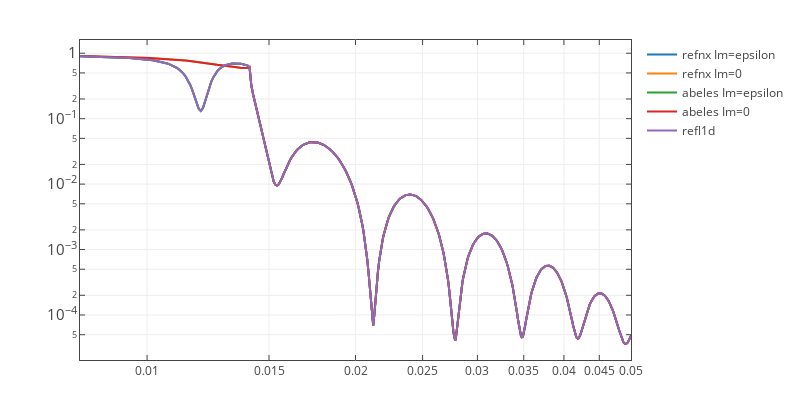

Notebook code for this chart:
### Code cell
plot_utils.plot1d([[q, r_nx], [q, r_nx_zero], [q, r_1d_abeles], [q, r_1d_abeles_zero], [q, r_1d]],
                  data_names=['refnx Im=epsilon', 'refnx Im=0', 'abeles Im=epsilon', 'abeles Im=0', 'refl1d'],
                  y_log=True, x_log=True)

### Figure 1 — Plotly figure (JSON) as saved in the notebook; plotly's stock layout.template omitted (floating-point values rounded to 4 significant figures; data arrays with more than 128 entries replaced by an {"elided": "..."} marker saying what was removed)
{"data": [{"name": "refnx Im=epsilon", "type": "scatter", "uid": "29c2c3d3-3beb-4efb-ac72-ac393582c0b7", "x": {"elided": "500 float values"}, "y": {"elided": "500 float values"}}, {"name": "refnx Im=0", "type": "scatter", "uid": "6479b733-4076-4c41-a1cd-238dc5803873", "x": {"elided": "500 float values"}, "y": {"elided": "500 float values"}}, {"name": "abeles Im=epsilon", "type": "scatter", "uid": "8065364a-78c2-424c-ba85-d78a2689e648", "x": {"elided": "500 float values"}, "y": {"elided": "500 float values"}}, {"name": "abeles Im=0", "type": "scatter", "uid": "4aa95ae9-a57c-432f-ba82-44f2099a08e3", "x": {"elided": "500 float values"}, "y": {"elided": "500 float values"}}, {"name": "refl1d", "type": "scatter", "uid": "7f6f2703-8369-423b-a44e-3fc6d90b41b8", "x": {"elided": "500 float values"}, "y": {"elided": "500 float values"}}], "layout": {"autosize": true, "bargap": 0, "height": 400, "hovermode": "closest", "margin": {"b": 40, "l": 80, "r": 40, "t": 40}, "showlegend": true, "width": 800, "xaxis": {"exponentformat": "power", "mirror": "all", "showexponent": "all", "showgrid": true, "showline": true, "ticks": "inside", "title": {"text": ""}, "type": "log", "zeroline": false}, "yaxis": {"exponentformat": "power", "mirror": "all", "showexponent": "all", "showgrid": true, "showline": true, "ticks": "inside", "title": {"text": ""}, "type": "log", "zeroline": false}}}
